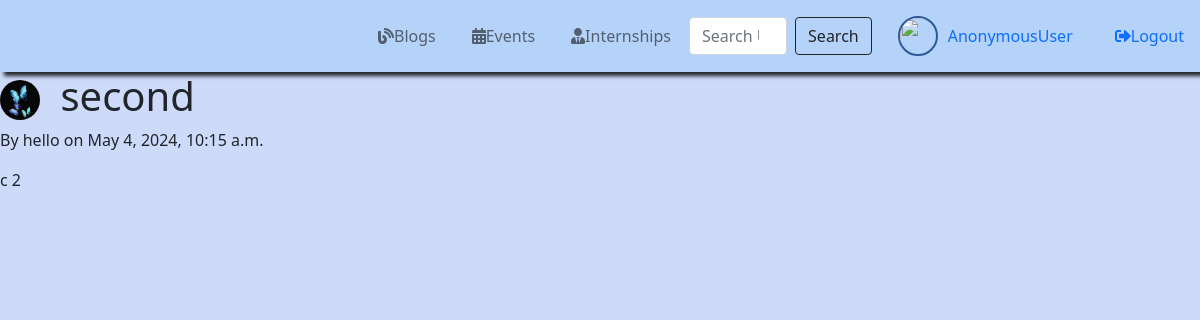
/Internship/internship/5/, run on the app's committed database.
### Internship/models.py (models this page shows, shortened)
class Internship(models.Model):
    title = models.CharField(max_length = 100)
    content = models.TextField()
    date_posted = models.DateTimeField(default=timezone.now)
    author = models.ForeignKey(User, on_delete=models.CASCADE)

### Signin/models.py (models this page shows, shortened)
class Profile(models.Model):
    user = models.OneToOneField(User, on_delete=models.CASCADE)
    image = models.ImageField(default='images/default.jpg',upload_to='profile_pics')

### Internship/views.py (the view)
# urls.py: path('/internship/<int:pk>/', InternshipDetailView.as_view(), name='intern_detail'),
class InternshipDetailView(DetailView):
    model = Internship
    template_name = 'intern_detail.html'

### Internship/templates/intern_detail.html (shortened to what this page needs)
{% extends 'base.html' %}
{% block content %}
    <h1><img class="rounded-circle article-img" width="40px" height="40px" src="{{ object.author.profile.image.url}}">
        {{ object.title }}</h1>
    <p> By {{ object.author }} on {{object.date_posted }}</p>
    <p>{{ object.content }}</p>
{% endblock %}

### Home/templates/base.html (style rules this page uses)
body { background-color: #cddafa; }
.article-img { margin-right: 10px; }

### data on the page
Internship: author.profile.image (picture), title "second", author "hello", date_posted "May 4, 2024, 10:15 a.m.", content "c 2"

### other printed values
{{ user }} "AnonymousUser"
